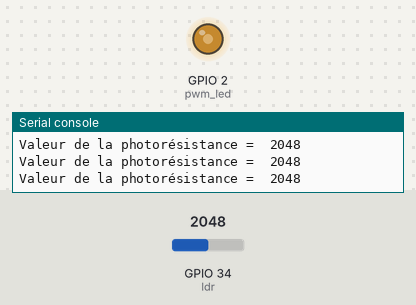
This program was run on a simulated ESP32 board running MicroPython. Shown: output pins drawn as LEDs (lit = HIGH), the last lines printed to the serial console. The inputs (shaded band) are chosen by the test bench; at power-on: GPIO 34 (ldr) = 2048 (analog values on the 0–4095 scale).

Above: at 1.2 s.
1.3 s: GPIO 34 (ldr) set to 2866
At 2.5 s:
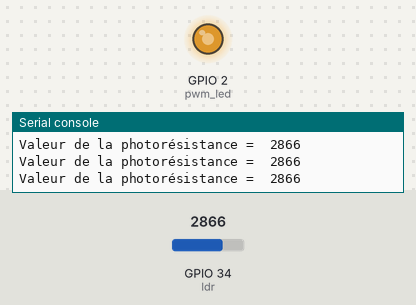
2.8 s: GPIO 34 (ldr) set to 3603
At 4.0 s:
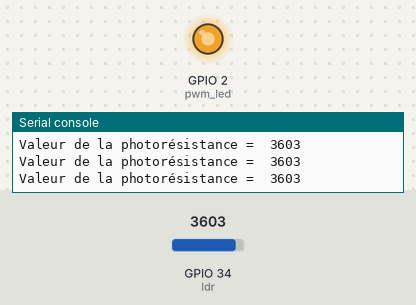
4.3 s: GPIO 34 (ldr) set to 491
At 5.5 s:
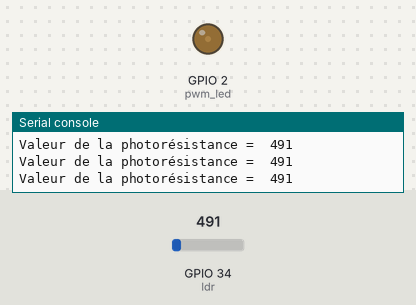
5.8 s: GPIO 34 (ldr) set to 0
At 7.0 s:
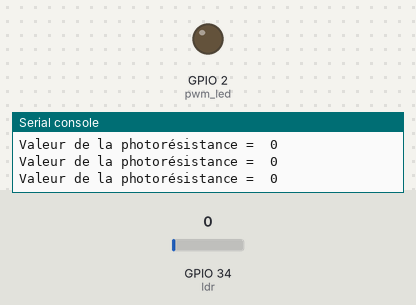
7.3 s: GPIO 34 (ldr) set to 2047
At 8.4 s:
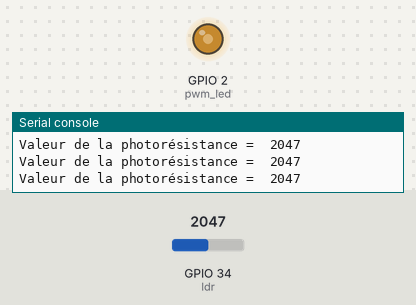
Timing chart, 0 to 9.8 s (numbered marks = the images above; inputs shaded):
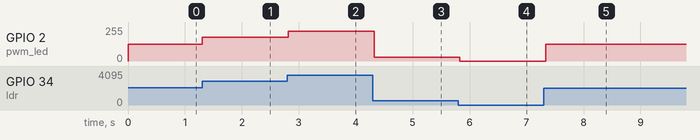

Measured:
- after the input at 1.3 s, GPIO 2 (pwm_led): 127/255 → 178/255 at once
- after the input at 2.8 s, GPIO 2 (pwm_led): 178/255 → 224/255 at once
- after the input at 4.3 s, GPIO 2 (pwm_led): 224/255 → 30/255 at once
- after the input at 5.8 s, GPIO 2 (pwm_led): 30/255 → 0/255 at once
- after the input at 7.3 s, GPIO 2 (pwm_led): 0/255 → 127/255 at once

The program:

photoresistance.py
```python
"""
from machine import ADC, Pin
from time import *

ldr = ADC(Pin(34, Pin.IN))               # crée un objet ADC sur la broche 34
ldr.atten(ADC.ATTN_11DB)         # étendue totale : 3.3V

while True:
    photoresistance = ldr.read()        # conversion analogique-numérique 0-4095
    print("Valeur de la photorésistance = ", photoresistance)     # affichage sur la console REPL de la valeur numérique
    sleep_ms(100)

"""
from machine import ADC, Pin, PWM
from time import *

ldr = ADC(Pin(34, Pin.IN))
ldr.atten(ADC.ATTN_11DB)
pwm_led = PWM(Pin(2,mode=Pin.OUT))
pwm_led.freq(1_000)

while True:
    photoresistance = ldr.read()
    print("Valeur de la photorésistance = ", photoresistance)
    pwm_value = (photoresistance / 4095) * 1023
    pwm_led.duty(int(pwm_value))
    sleep_ms(100)
```
